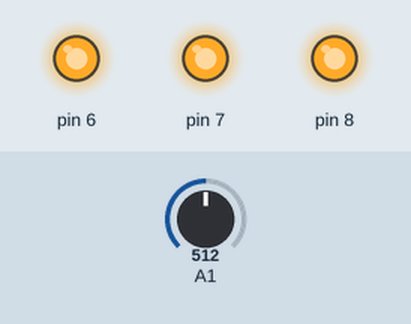
This sketch was run on a simulated Arduino Uno, built with avr-gcc and run on an emulated ATmega328P. Parts: output pins drawn as LEDs (lit = HIGH). Inputs (shaded band) come from the test bench; at power-on: A1 = 512.

Above: at 1.2 s.
1.3 s: A1 set to 208
2.8 s: A1 set to 183
At 3.8 s:
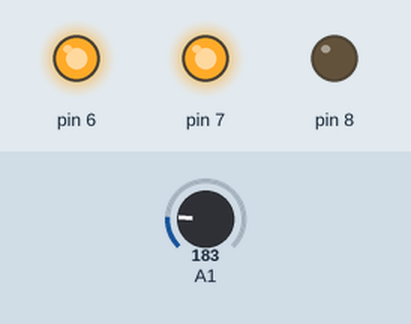
4.3 s: A1 set to 107
5.8 s: A1 set to 93
At 7.0 s:
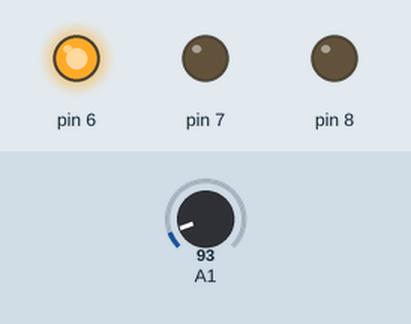
7.3 s: A1 set to 110
At 8.4 s:
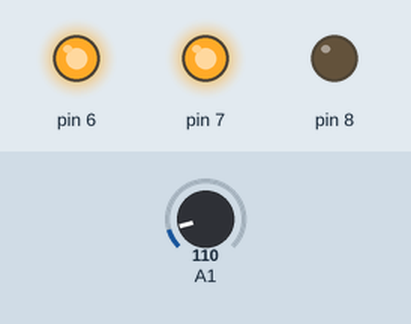
8.8 s: A1 set to 90
At 9.5 s:
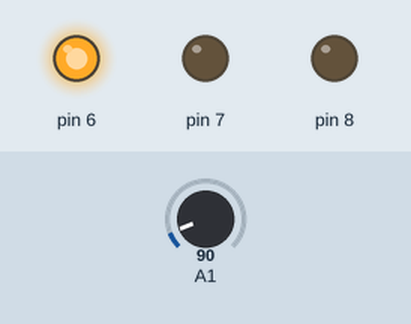
Timing chart, 0 to 11.3 s (numbered marks = the images above; inputs shaded):
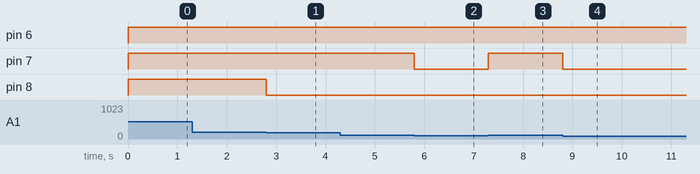

The sketch:

11_ejercicio.ino
```cpp
// Umbrales
const int umbral1 = 100;
const int umbral2 = 200;
const int umbral3 = 300;

// Variables locales
int lectura = 0;

void setup() {
  // Inicializa los pines digitales como salidas
  for (int i = 6; i <= 8; i++) {
    pinMode(i, OUTPUT);
  }
}

void loop() {
  // Lee la entrada analógica
  lectura = analogRead(A1);
  // Enciende el LED correspondiente al umbral
  if (lectura < umbral1) {
    levelIndicator(HIGH, LOW, LOW);

  } else if (lectura < umbral2) {
    levelIndicator(HIGH, HIGH, LOW);

  } else {
   levelIndicator(HIGH, HIGH, HIGH);
  }
}

void levelIndicator(int minor, int medium, int high) {
  digitalWrite(6, minor);
  digitalWrite(7, medium);
  digitalWrite(8, high);
}
```

Measured:
- the behaviour switches between 200 and 199 on A1 (found by bisection; images 0 and 1)
- the behaviour switches between 100 and 99 on A1 (found by bisection; images 1 and 2)
- after the input at 1.3 s, every drawn part: stays the same
- after the input at 2.8 s, pin 8: HIGH → LOW at once
- after the input at 4.3 s, every drawn part: stays the same
- after the input at 5.8 s, pin 7: HIGH → LOW at once
- after the input at 7.3 s, pin 7: LOW → HIGH at once
- after the input at 8.8 s, pin 7: HIGH → LOW at once
